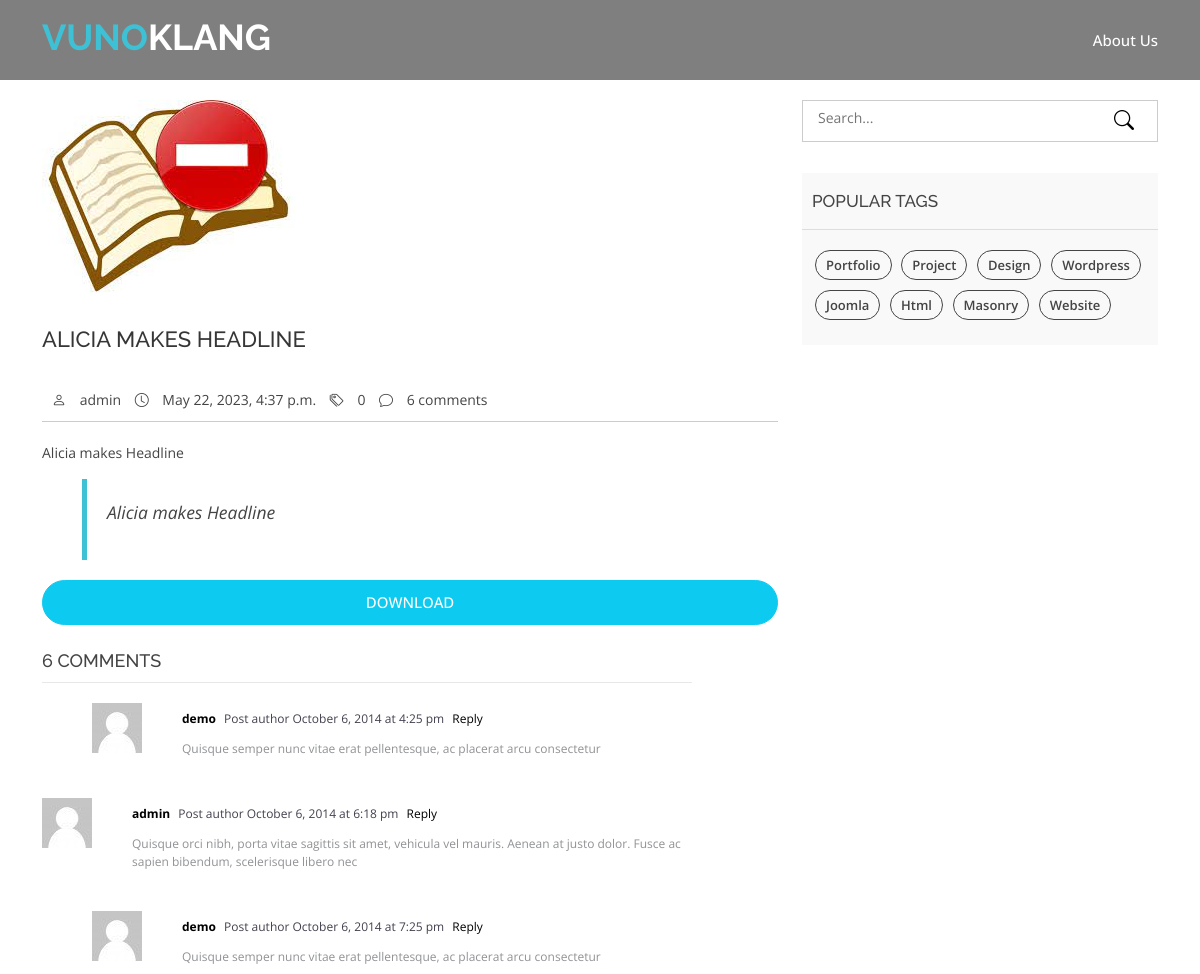
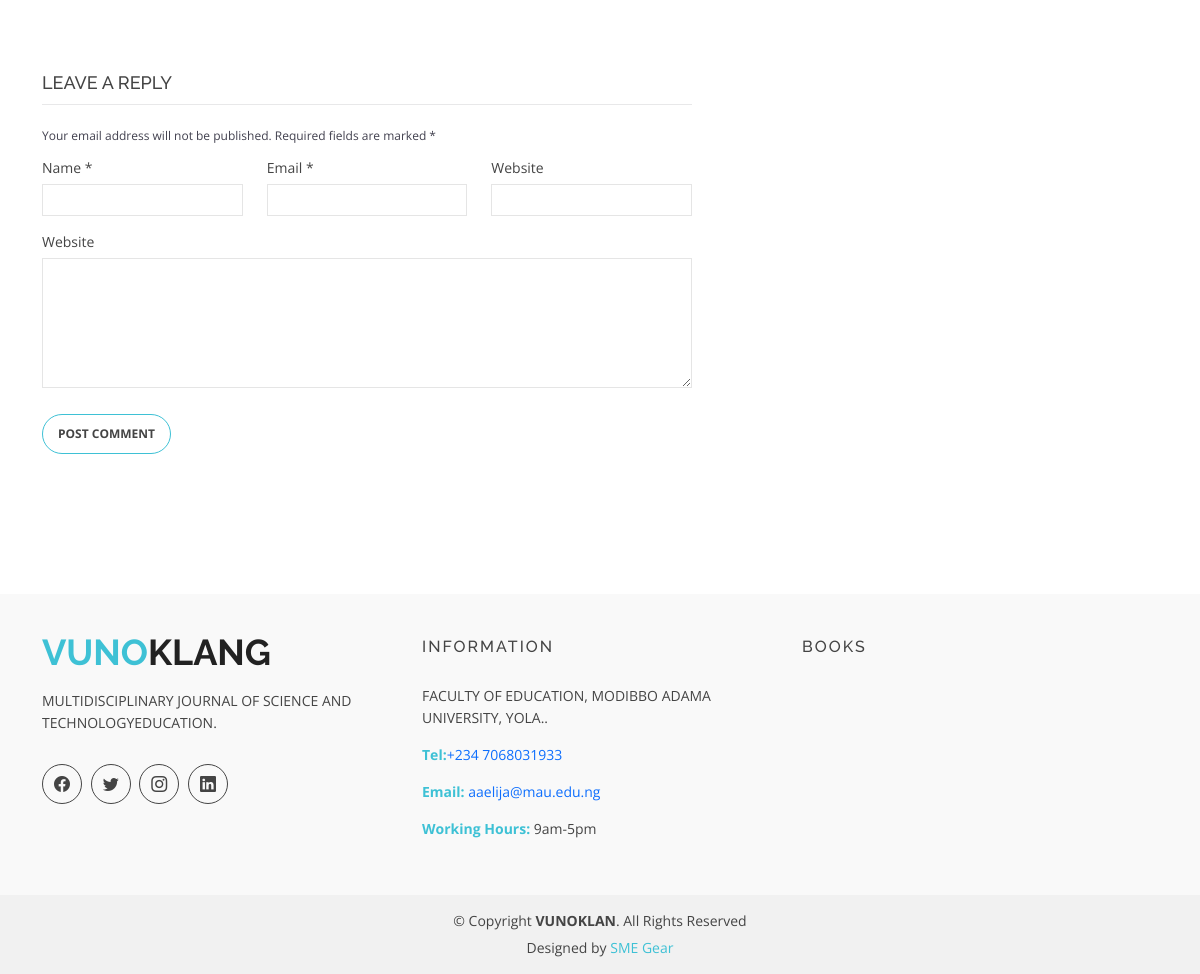
Screenshot of /book-details/alicia-makes-headline with the database file from the repository (2 pictures, top to bottom).
### academic_journals_app/models.py (models this page shows, shortened)
class BookDetailPost(models.Model):
    title = models.CharField(max_length=200, unique=True, help_text="The name of your book") #Title of the Article
    slug = models.SlugField(max_length=200, unique=True,help_text="Re-type the name of your book", null=True, blank=True) #Unique identifier for the article
    author = models.ForeignKey(User, on_delete=models.CASCADE, related_name='blog_posts',null=True, blank=True) #Author of the Article
    description = models.CharField(max_length=1500, help_text="A short description of your book") #Short Description of the article
    quote = models.CharField(max_length=300, null=True, blank=True)
    category = models.ForeignKey('Category', related_name='category', on_delete=models.SET_NULL,null=True, blank=True, help_text="Choose the ctegory your book fall in.") #Category of the article
    keywords = models.CharField(max_length=250, help_text="Choose keywords to locate your book easier", null=True, blank=True) #Keywords to be used in SEO
    cover = models.ImageField(upload_to='book_covers/', null=True, blank=True) #Cover Image of the article
    book = models.FileField(upload_to='books/',null=True, help_text='Upload your book here')# The book
    created_on = models.DateTimeField(auto_now_add=True) #Date of creation
    updated_on = models.DateTimeField(auto_now=True) #Date of updation
    status = models.CharField(choices=STATUS, max_length=200, default="Published") #Status of the Article either Draft or Published

### academic_journals_app/views.py (the view)
# urls.py: path('book-details/<slug:slug>', BookDetail.as_view(), name="book_detail"),
class BookDetail(DetailView):
    model = BookDetailPost
    template_name= "book-details.html"

### templates/book-details.html (shortened to what this page needs)
{% extends 'main.html' %}
{% load static %}
{% block content %}
    <main id="main">
        <div class="blog-page area-padding">
            <div class="container">
                <div class="row new_row">
                    <div class="col-md-8 col-sm-8 col-xs-12">
                        <div class="row">
                            <div class="col-md-12 col-sm-12 col-xs-12">
                                <article class="blog-post-wrapper">
                                    <div class="post-thumbnail">
                                        {% if object.cover %}
                                        <img src="{{object.cover.url}}" alt="{{object.title}}" />
                                        {% else %}
                                        <img src="{% static 'img/background/empty.jfif' %}" alt="No image here">
                                        {% endif %}
                                    </div>
                                    <div class="post-information">
                                        <h2>{{object.title}}</h2>
                                        <div class="entry-meta">
                                            <span class="author-meta"><i class="bi bi-person"></i> <a href="#">admin</a></span>
                                            <span><i class="bi bi-clock"></i> {{object.updated_on}}</span>
                                            <span>
                        <i class="bi bi-tags"></i>
                        <a href="#">{{object.status}}</a>
                      </span>
                      <span><i class="bi bi-chat"></i> <a href="#">6 comments</a></span>
                    </div>
                                        <div class="entry-content">
                                            <p>{{object.description}}</p>
                                            <blockquote>
                                                <p>{{object.quote}}</p>
                                            </blockquote>
                                    </div>
                                    <div class="row" >
                                        <span>
                                        <a href="{% url 'download' object.id%}" class="btn btn-block btn-info text-white download_btn m-auto">Download</a>
                                        </span>
                                    </div>
                                </article>
                                <div class="single-post-comments">
                                    <div class="comments-area">
                                        <div class="comments-heading">
                                            <h3>6 comments</h3>
                                        </div>
                                        <div class="comments-list">
                                            <ul>
                                                <li class="threaded-comments">
                                                    <div class="comments-details">
                                                        <div class="comments-list-img">
                                                            <img src="{% static 'img/blog/b02.jpg' %}" alt="post-author">
                                                        </div>
                                                        <div class="comments-content-wrap">
                                                            <span>
                                <b><a href="#">demo</a></b>
                                Post author
                                <span class="post-time">October 6, 2014 at 4:25 pm</span>
                                                            <a href="#">Reply</a>
                                                            </span>
                                                            <p>Quisque semper nunc vitae erat pellentesque, ac placerat arcu consectetur</p>
                                                        </div>
                                                    </div>
                                                </li>
                                                <li>
                                                    <div class="comments-details">
                                                        <div class="comments-list-img">
                                                            <img src="{% static 'img/blog/b02.jpg' %}" alt="post-author">
                                                        </div>
                                                        <div class="comments-content-wrap">
                                                            <span>
                                <b><a href="#">admin</a></b>
                                Post author
                                <span class="post-time">October 6, 2014 at 6:18 pm </span>
                                                            <a href="#">Reply</a>
                                                            </span>
                                                            <p>Quisque orci nibh, porta vitae sagittis sit amet, vehicula vel mauris. Aenean at justo dolor. Fusce ac sapien bibendum, scelerisque libero nec</p>
                                                        </div>
                                                    </div>
                                                </li>
                                                <li class="threaded-comments">
                                                    <div class="comments-details">
                                                        <div class="comments-list-img">
                                                            <img src="{% static 'img/blog/b02.jpg' %}" alt="post-author">
                                                        </div>
                                                        <div class="comments-content-wrap">
                                                            <span>
                                <b><a href="#">demo</a></b>
                                Post author
                                <span class="post-time">October 6, 2014 at 7:25 pm</span>
                                                            <a href="#">Reply</a>
                                                            </span>
                                                            <p>Quisque semper nunc vitae erat pellentesque, ac placerat arcu consectetur</p>
                                                        </div>
                                                    </div>
                                                </li>
                                            </ul>
                                        </div>
                                    </div>
                                    <div class="comment-respond">
                                        <h3 class="comment-reply-title">Leave a Reply </h3>
                                        <span class="email-notes">Your email address will not be published. Required fields are marked *</span>
                                        <form action="#">
                                            <div class="row">
                                                <div class="col-lg-4 col-md-4">
                                                    <p>Name *</p>
                                                    <input type="text" />
                                                </div>
                                                <div class="col-lg-4 col-md-4">
                                                    <p>Email *</p>
                                                    <input type="email" />
                                                </div>
                                                <div class="col-lg-4 col-md-4">
                                                    <p>Website</p>
                                                    <input type="text" />
                                                </div>
                                                <div class="col-lg-12 col-md-12 col-sm-12 comment-form-comment">
                                                    <p>Website</p>
                                                    <textarea id="message-box" cols="30" rows="10"></textarea>
                                                    <input type="submit" value="Post Comment" />
                                                </div>
                                            </div>
                                        </form>
                                    </div>
                                </div>
                            </div>
                        </div>
                    </div>
                    <div class="col-lg-4 col-md-4">
                        <div class="page-head-blog">
                            <div class="single-blog-page">
                                <form action="#">
                                    <div class="search-option">
                                        <input type="text" placeholder="Search...">
                                        <button class="button" type="submit">
                                  <i class="bi bi-search"></i>
                                  </button>
                                    </div>
                                </form>
                            </div>
                            <div class="single-blog-page">
                                <div class="left-tags blog-tags">
                                    <div class="popular-tag left-side-tags left-blog">
                                        <h4>popular tags</h4>
                                        <ul>
                                            <li>
                                                <a href="#">Portfolio</a>
                                            </li>
                                            <li>
                                                <a href="#">Project</a>
                                            </li>
                                            <li>
                                                <a href="#">Design</a>
                                            </li>
                                            <li>
                                                <a href="#">wordpress</a>
                                            </li>
                                            <li>
                                                <a href="#">Joomla</a>
                                            </li>
                                            <li>
                                                <a href="#">Html</a>
                                            </li>
                                            <li>
                                                <a href="#">Masonry</a>
                                            </li>
                                            <li>
                                                <a href="#">Website</a>
                                            </li>
                                        </ul>
                                    </div>
                                </div>
                            </div>
                        </div>
                    </div>
                </div>
            </div>
        </div>
    </main>
    {% endblock %}

### rows the page displays
BookDetailPost: title "ALICIA MAKES HEADLINE", updated_on "May 22, 2023, 4:37 p.m.", status "0", description "Alicia makes Headline", quote "Alicia makes Headline"
